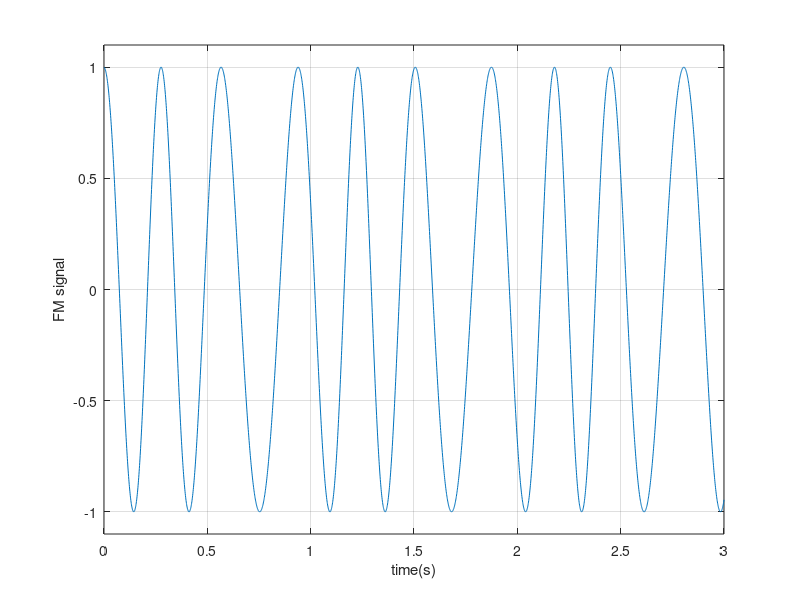

MATLAB code to generate this figure:
c= 4;
fs= 1000;
Ts = 1/fs;
fin = 1;
t = (0:Ts:3/fin);
w0 = 20;
vin = sin(2*pi*fin*t);
w = w0+c*vin;%% instant angular frequency
phase = cumsum(w)*Ts;
output = cos(phase);
plot(t,output);
ylim([-1.1 1.1]);
grid on;
xlabel('time(s)');
ylabel('FM signal')